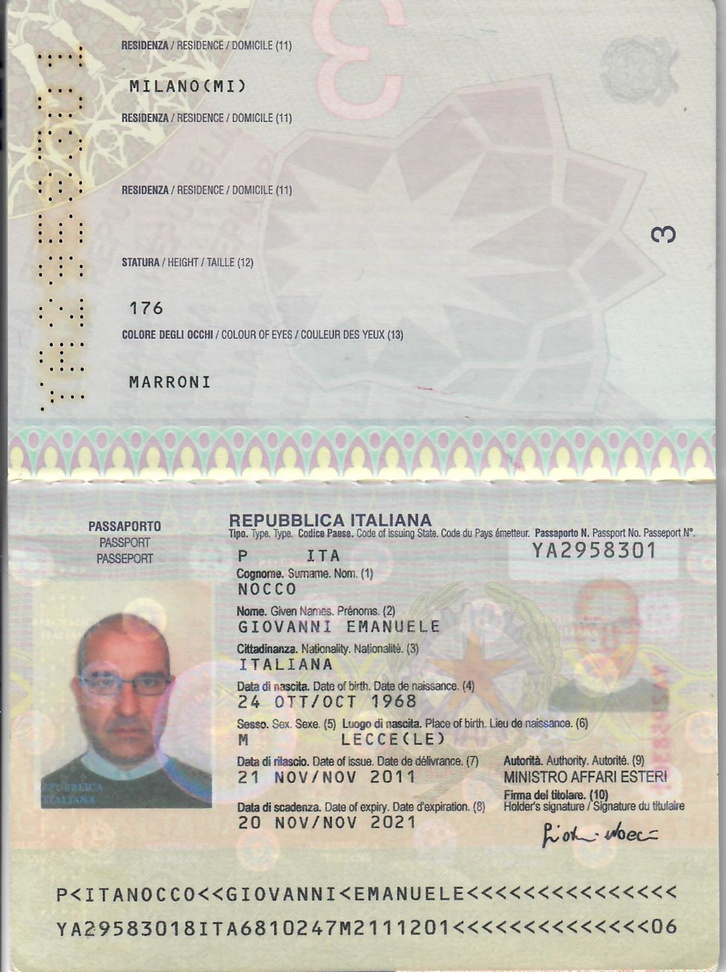
#> input picture data/image.jpg, 726 x 972 px, shrunk from 1222 x 1636 before the run, found by its file name
$ python 01-helloworld.py
#> lines starting #> are read from the running program, lines starting #| are printed output that depends on the picture; after the words box and inside, x2 and y2 are one past the last pixel; in counts of white or black regions, pixels touching at a corner belong together
#> further down, img is the input picture: shape (972, 726, 3); mean B, G, R 188.5, 198, 201.2
# -*- coding: utf-8 -*-
"""
Created on Mon Apr 13 09:00:00 2020

@author:       Genocs
@description:  The hello world for image analysis
"""

from __future__ import absolute_import, division, print_function, unicode_literals

# Import numpy
import numpy as np

# Import OpenCV
import cv2

# Import matplotlib lib
import matplotlib.pyplot as plt

# Import Tesseracts
import pytesseract

# Import utility libraries
import datetime
import time


# get grayscale image
def get_grayscale(image):
    return cv2.cvtColor(image, cv2.COLOR_BGR2GRAY)


# noise removal
def remove_noise(image):
    return cv2.medianBlur(image, 5)


# thresholding
def thresholding(image):
    # threshold the image, setting all foreground pixels to
    # 255 and all background pixels to 0
    return cv2.threshold(gray, 0, 255, cv2.THRESH_BINARY | cv2.THRESH_OTSU)[1]


# dilation
def dilate(image):
    kernel = np.ones((5, 5), np.uint8)
    return cv2.dilate(image, kernel, iterations=1)


# erosion
def erode(image):
    kernel = np.ones((5, 5), np.uint8)
    return cv2.erode(image, kernel, iterations=1)


# opening - erosion followed by dilation
def opening(image):
    kernel = np.ones((5, 5), np.uint8)
    return cv2.morphologyEx(image, cv2.MORPH_OPEN, kernel)


# canny edge detection
def canny(image):
    return cv2.Canny(image, 100, 200)


# skew correction
def deskew(image):
    gray = cv2.cvtColor(image, cv2.COLOR_BGR2GRAY)
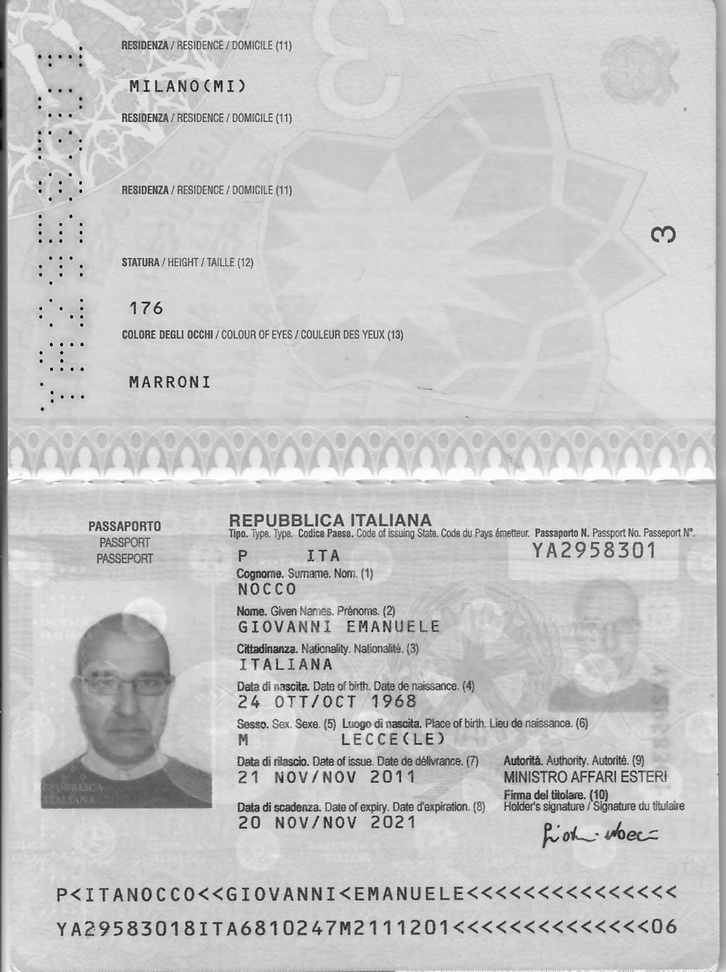
#> gray: shape (972, 726); min 1, max 255, mean 197.9
    gray = cv2.bitwise_not(gray)
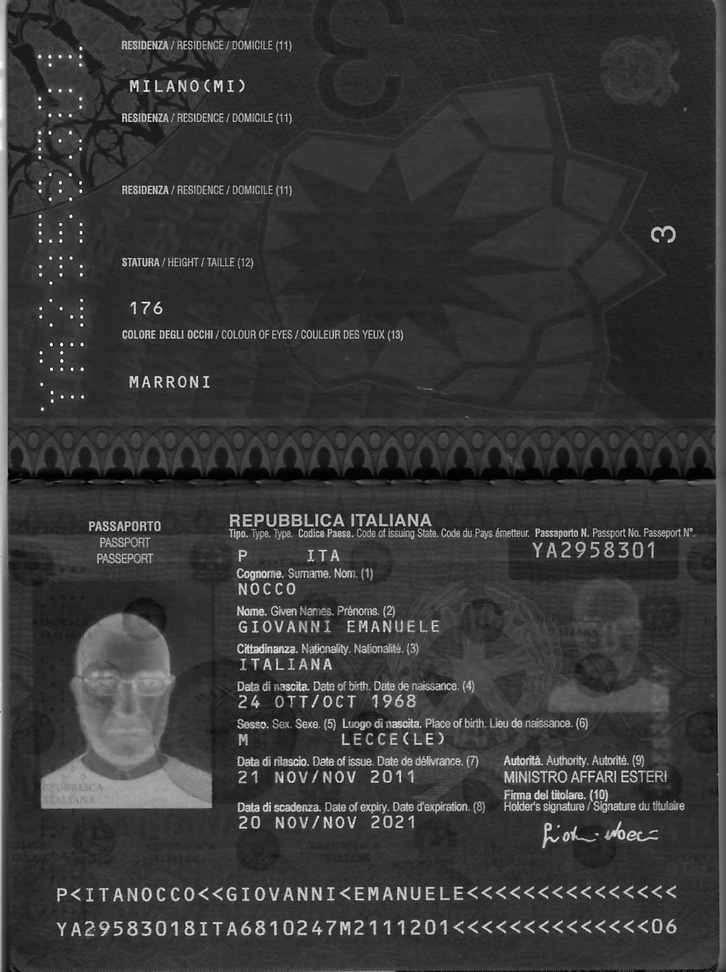
#> gray: shape (972, 726); min 0, max 254, mean 57.1
    thresh = cv2.threshold(gray, 0, 255,
                           cv2.THRESH_BINARY | cv2.THRESH_OTSU)[1]
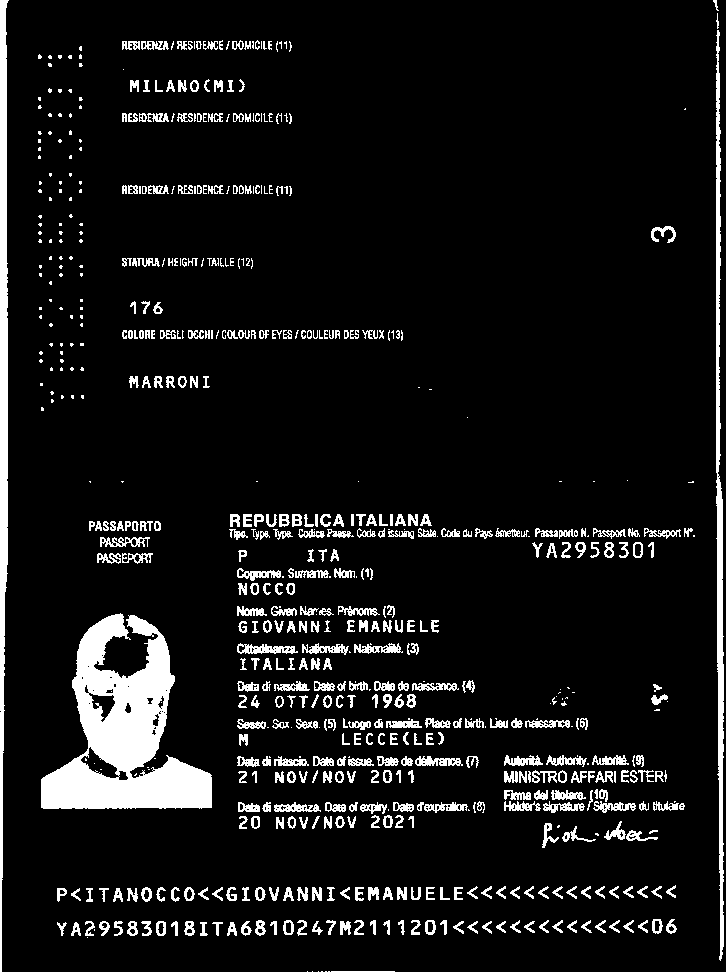
#> thresh: shape (972, 726); 8.6% white; 652 white regions (217 under 20 px), largest, box (x1, y1, x2, y2) and area: (41, 613, 212, 809) 16634, (0, 0, 9, 972) 5663, (716, 30, 724, 961) 4148
    coords = np.column_stack(np.where(thresh > 0))
#> coords = 60373 pairs, first value 0 to 971, second value 0 to 723
    angle = cv2.minAreaRect(coords)[-1]
#> angle = -90
    if angle < -45:
        angle = -(90 + angle)
#> angle = 0
    else:
        angle = -angle
    (h, w) = image.shape[:2]
#> h = 972; w = 726
    center = (w // 2, h // 2)
#> center = (363, 486)
    M = cv2.getRotationMatrix2D(center, angle, 1.0)
#> M = [[1, 0, 0], [0, 1, 0]]
    rotated = cv2.warpAffine(image,
                             M, (w, h),
                             flags=cv2.INTER_CUBIC,
                             borderMode=cv2.BORDER_REPLICATE)
    return rotated


# template matching
def match_template(image, template):
    return cv2.matchTemplate(image, template, cv2.TM_CCOEFF_NORMED)


def show_images(images, cols=1, titles=None):
    assert ((titles is None) or (len(images) == len(titles)))
    n_images = len(images)
    if titles is None:
        titles = ['Image (%d)' % i for i in range(1, n_images + 1)]
    fig = plt.figure()
    for n, (image, title) in enumerate(zip(images, titles)):
        a = fig.add_subplot(cols, np.ceil(n_images / float(cols)), n + 1)
        if image.ndim == 2:
            plt.gray()
        plt.imshow(image)
        a.set_title(title)
    fig.set_size_inches(np.array(fig.get_size_inches()) * n_images)
    plt.show()


t1 = time.time()

img = cv2.imread('.\\data\\image.jpg')

gray = get_grayscale(deskew(img))
# [6 lines of commented-out code are left out]

h, w = gray.shape
#> h = 972; w = 726

# Adding custom options
custom_config = r'--oem 1 -c tessedit_char_whitelist=<ABCDEFGHIJKLMNOPQRSTUVWXYZ1234567890 --psm 6'

#> (the run stopped early here; a loop or call above may not have finished)
